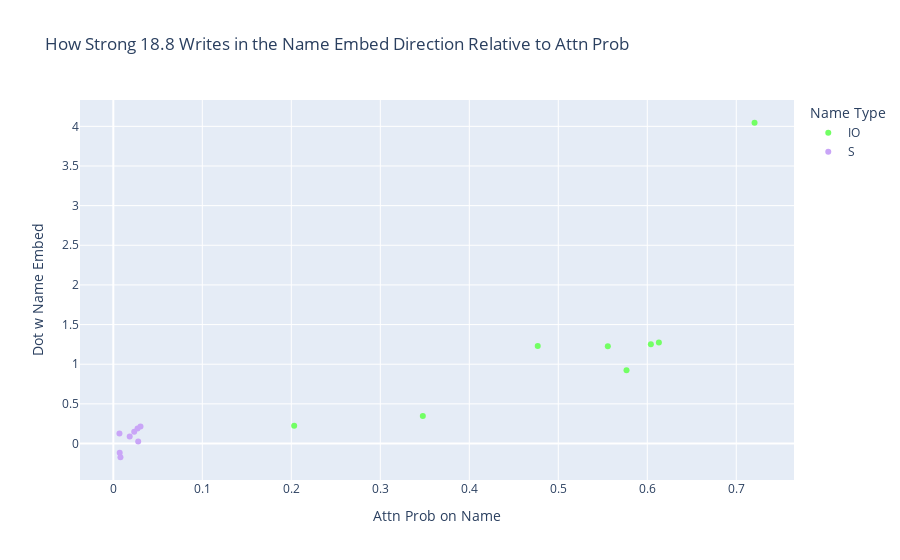

The notebook cell this image was saved under:
### Code cell
scatter_attention_and_contribution(model, nmh_candidates[2], prompts, io_positions, s_positions, answer_residual_directions)

### Figure 1 — Plotly figure (JSON) as saved in the notebook; plotly's stock layout.template omitted (floating-point values rounded to 4 significant figures)
{"data": [{"customdata": [["When John and Mary went to the shops, John gave the bag to"], ["When John and Mary went to the shops, Mary gave the bag to"], ["When Tom and James went to the park, James gave the ball to"], ["When Tom and James went to the park, Tom gave the ball to"], ["When Dan and Sid went to the shops, Sid gave an apple to"], ["When Dan and Sid went to the shops, Dan gave an apple to"], ["After Martin and Amy went to the park, Amy gave a drink to"], ["After Martin and Amy went to the park, Martin gave a drink to"]], "hovertemplate": "Name Type=IO<br>Attn Prob on Name=%{x}<br>Dot w Name Embed=%{y}<br>text=%{customdata[0]}<extra></extra>", "legendgroup": "IO", "marker": {"color": "rgb(114,255,100)", "symbol": "circle"}, "mode": "markers", "name": "IO", "orientation": "v", "showlegend": true, "type": "scatter", "x": [0.5767, 0.2032, 0.613, 0.3478, 0.5557, 0.604, 0.7205, 0.4769], "xaxis": "x", "y": [0.9246, 0.2247, 1.274, 0.3474, 1.227, 1.251, 4.045, 1.229], "yaxis": "y"}, {"customdata": [["When John and Mary went to the shops, John gave the bag to"], ["When John and Mary went to the shops, Mary gave the bag to"], ["When Tom and James went to the park, James gave the ball to"], ["When Tom and James went to the park, Tom gave the ball to"], ["When Dan and Sid went to the shops, Sid gave an apple to"], ["When Dan and Sid went to the shops, Dan gave an apple to"], ["After Martin and Amy went to the park, Amy gave a drink to"], ["After Martin and Amy went to the park, Martin gave a drink to"]], "hovertemplate": "Name Type=S<br>Attn Prob on Name=%{x}<br>Dot w Name Embed=%{y}<br>text=%{customdata[0]}<extra></extra>", "legendgroup": "S", "marker": {"color": "rgb(201,165,247)", "symbol": "circle"}, "mode": "markers", "name": "S", "orientation": "v", "showlegend": true, "type": "scatter", "x": [0.006891, 0.02346, 0.02795, 0.02722, 0.03054, 0.007176, 0.008016, 0.01841], "xaxis": "x", "y": [0.1249, 0.1477, 0.02446, 0.1899, 0.213, -0.1166, -0.1734, 0.08844], "yaxis": "y"}], "layout": {"legend": {"title": {"text": "Name Type"}, "tracegroupgap": 0}, "title": {"text": "How Strong 18.8 Writes in the Name Embed Direction Relative to Attn Prob"}, "xaxis": {"anchor": "y", "domain": [0, 1], "title": {"text": "Attn Prob on Name"}}, "yaxis": {"anchor": "x", "domain": [0, 1], "title": {"text": "Dot w Name Embed"}}}}
